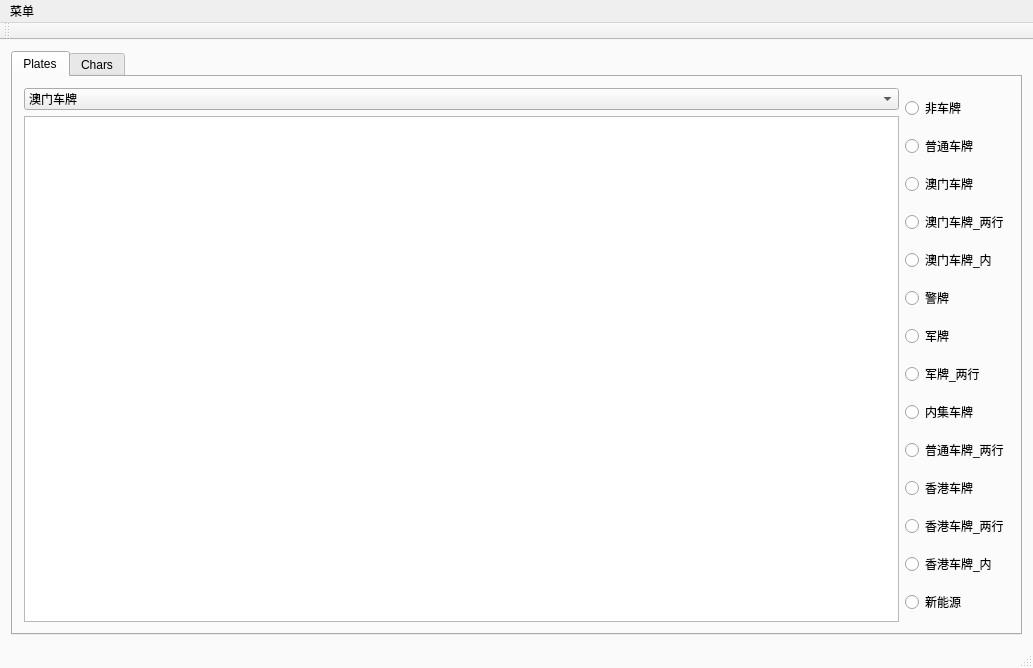
<?xml version="1.0" encoding="UTF-8"?>
<ui version="4.0">
 <class>ManualClassifyWindow</class>
 <widget class="QMainWindow" name="ManualClassifyWindow">
  <property name="geometry">
   <rect>
    <x>0</x>
    <y>0</y>
    <width>1033</width>
    <height>668</height>
   </rect>
  </property>
  <property name="windowTitle">
   <string>Check</string>
  </property>
  <property name="styleSheet">
   <string notr="true">QMainWindow
{
	background:rgb(250, 250, 250)
}</string>
  </property>
  <widget class="QWidget" name="centralWidget">
   <layout class="QHBoxLayout" name="horizontalLayout_4">
    <item>
     <widget class="QTabWidget" name="tabWidget">
      <property name="currentIndex">
       <number>0</number>
      </property>
      <widget class="QWidget" name="tab">
       <attribute name="title">
        <string>Plates</string>
       </attribute>
       <layout class="QHBoxLayout" name="horizontalLayout_3">
        <item>
         <layout class="QHBoxLayout" name="horizontalLayout_2">
          <item>
           <layout class="QVBoxLayout" name="verticalLayout">
            <item>
             <widget class="QComboBox" name="comboBox">
              <item>
               <property name="text">
                <string>澳门车牌</string>
               </property>
              </item>
              <item>
               <property name="text">
                <string>澳门车牌_两行</string>
               </property>
              </item>
              <item>
               <property name="text">
                <string>澳门车牌_内</string>
               </property>
              </item>
              <item>
               <property name="text">
                <string>非车牌</string>
               </property>
              </item>
              <item>
               <property name="text">
                <string>警牌</string>
               </property>
              </item>
              <item>
               <property name="text">
                <string>军牌</string>
               </property>
              </item>
              <item>
               <property name="text">
                <string>军牌_两行</string>
               </property>
              </item>
              <item>
               <property name="text">
                <string>内集车牌</string>
               </property>
              </item>
              <item>
               <property name="text">
                <string>普通车牌</string>
               </property>
              </item>
              <item>
               <property name="text">
                <string>普通车牌_两行</string>
               </property>
              </item>
              <item>
               <property name="text">
                <string>香港车牌</string>
               </property>
              </item>
              <item>
               <property name="text">
                <string>香港车牌_两行</string>
               </property>
              </item>
              <item>
               <property name="text">
                <string>香港车牌_内</string>
               </property>
              </item>
              <item>
               <property name="text">
                <string>新能源</string>
               </property>
              </item>
             </widget>
            </item>
            <item>
             <widget class="QListWidget" name="imageShowWidget"/>
            </item>
           </layout>
          </item>
          <item>
           <layout class="QVBoxLayout" name="verticalLayout_2">
            <item>
             <widget class="QRadioButton" name="nonPlateButton">
              <property name="text">
               <string>非车牌</string>
              </property>
             </widget>
            </item>
            <item>
             <widget class="QRadioButton" name="normalplateButton">
              <property name="text">
               <string>普通车牌</string>
              </property>
             </widget>
            </item>
            <item>
             <widget class="QRadioButton" name="aomenplateButton">
              <property name="text">
               <string>澳门车牌</string>
              </property>
             </widget>
            </item>
            <item>
             <widget class="QRadioButton" name="anmeoTwoplateButton">
              <property name="text">
               <string>澳门车牌_两行</string>
              </property>
             </widget>
            </item>
            <item>
             <widget class="QRadioButton" name="aomenInsideButton">
              <property name="text">
               <string>澳门车牌_内</string>
              </property>
             </widget>
            </item>
            <item>
             <widget class="QRadioButton" name="jinPlateButton">
              <property name="text">
               <string>警牌</string>
              </property>
             </widget>
            </item>
            <item>
             <widget class="QRadioButton" name="junPlateButton">
              <property name="text">
               <string>军牌</string>
              </property>
             </widget>
            </item>
            <item>
             <widget class="QRadioButton" name="junTwoButton">
              <property name="text">
               <string>军牌_两行</string>
              </property>
             </widget>
            </item>
            <item>
             <widget class="QRadioButton" name="insidePlateButton">
              <property name="text">
               <string>内集车牌</string>
              </property>
             </widget>
            </item>
            <item>
             <widget class="QRadioButton" name="normalTwoButton">
              <property name="text">
               <string>普通车牌_两行</string>
              </property>
             </widget>
            </item>
            <item>
             <widget class="QRadioButton" name="xiangganButton">
              <property name="text">
               <string>香港车牌</string>
              </property>
             </widget>
            </item>
            <item>
             <widget class="QRadioButton" name="xianggangTwoButton">
              <property name="text">
               <string>香港车牌_两行</string>
              </property>
             </widget>
            </item>
            <item>
             <widget class="QRadioButton" name="xianggangInsideButton">
              <property name="text">
               <string>香港车牌_内</string>
              </property>
             </widget>
            </item>
            <item>
             <widget class="QRadioButton" name="newEnergyPlateButton">
              <property name="text">
               <string>新能源</string>
              </property>
             </widget>
            </item>
           </layout>
          </item>
         </layout>
        </item>
       </layout>
      </widget>
      <widget class="QWidget" name="tab_2">
       <attribute name="title">
        <string>Chars</string>
       </attribute>
       <layout class="QHBoxLayout" name="horizontalLayout_7">
        <item>
         <layout class="QHBoxLayout" name="horizontalLayout_5">
          <item>
           <layout class="QVBoxLayout" name="verticalLayout_3">
            <item>
             <widget class="QTabWidget" name="tabWidget_allchars">
              <property name="currentIndex">
               <number>2</number>
              </property>
              <widget class="QWidget" name="tab_3">
               <attribute name="title">
                <string>数字</string>
               </attribute>
               <layout class="QVBoxLayout" name="verticalLayout_4">
                <item>
                 <widget class="QComboBox" name="comboBox_number">
                  <item>
                   <property name="text">
                    <string>_0</string>
                   </property>
                  </item>
                  <item>
                   <property name="text">
                    <string>_1</string>
                   </property>
                  </item>
                  <item>
                   <property name="text">
                    <string>_2</string>
                   </property>
                  </item>
                  <item>
                   <property name="text">
                    <string>_3</string>
                   </property>
                  </item>
                  <item>
                   <property name="text">
                    <string>_4</string>
                   </property>
                  </item>
                  <item>
                   <property name="text">
                    <string>_5</string>
                   </property>
                  </item>
                  <item>
                   <property name="text">
                    <string>_6</string>
                   </property>
                  </item>
                  <item>
                   <property name="text">
                    <string>_7</string>
                   </property>
                  </item>
                  <item>
                   <property name="text">
                    <string>_8</string>
                   </property>
                  </item>
                  <item>
                   <property name="text">
                    <string>_9</string>
                   </property>
                  </item>
                 </widget>
                </item>
               </layout>
              </widget>
              <widget class="QWidget" name="tab_4">
               <attribute name="title">
                <string>字母</string>
               </attribute>
               <layout class="QHBoxLayout" name="horizontalLayout_6">
                <item>
                 <layout class="QVBoxLayout" name="verticalLayout_7">
                  <item>
                   <widget class="QComboBox" name="comboBox_char">
                    <item>
                     <property name="text">
                      <string>A</string>
                     </property>
                    </item>
                    <item>
                     <property name="text">
                      <string>B</string>
                     </property>
                    </item>
                    <item>
                     <property name="text">
                      <string>C</string>
                     </property>
                    </item>
                    <item>
                     <property name="text">
                      <string>D</string>
                     </property>
                    </item>
                    <item>
                     <property name="text">
                      <string>E</string>
                     </property>
                    </item>
                    <item>
                     <property name="text">
                      <string>F</string>
                     </property>
                    </item>
                    <item>
                     <property name="text">
                      <string>G</string>
                     </property>
                    </item>
                    <item>
                     <property name="text">
                      <string>H</string>
                     </property>
                    </item>
                    <item>
                     <property name="text">
                      <string>I</string>
                     </property>
                    </item>
                    <item>
                     <property name="text">
                      <string>J</string>
                     </property>
                    </item>
                    <item>
                     <property name="text">
                      <string>K</string>
                     </property>
                    </item>
                    <item>
                     <property name="text">
                      <string>L</string>
                     </property>
                    </item>
                    <item>
                     <property name="text">
                      <string>M</string>
                     </property>
                    </item>
                    <item>
                     <property name="text">
                      <string>N</string>
                     </property>
                    </item>
                    <item>
                     <property name="text">
                      <string>O</string>
                     </property>
                    </item>
                    <item>
                     <property name="text">
                      <string>P</string>
                     </property>
                    </item>
                    <item>
                     <property name="text">
                      <string>Q</string>
                     </property>
                    </item>
                    <item>
                     <property name="text">
                      <string>R</string>
                     </property>
                    </item>
                    <item>
                     <property name="text">
                      <string>S</string>
                     </property>
                    </item>
                    <item>
                     <property name="text">
                      <string>T</string>
                     </property>
                    </item>
                    <item>
                     <property name="text">
                      <string>U</string>
                     </property>
                    </item>
                    <item>
                     <property name="text">
                      <string>V</string>
                     </property>
                    </item>
                    <item>
                     <property name="text">
                      <string>W</string>
                     </property>
                    </item>
                    <item>
                     <property name="text">
                      <string>X</string>
                     </property>
                    </item>
                    <item>
                     <property name="text">
                      <string>Y</string>
                     </property>
                    </item>
                    <item>
                     <property name="text">
                      <string>Z</string>
                     </property>
                    </item>
                   </widget>
                  </item>
                 </layout>
                </item>
               </layout>
              </widget>
              <widget class="QWidget" name="tab_5">
               <attribute name="title">
                <string>汉字</string>
               </attribute>
               <layout class="QHBoxLayout" name="horizontalLayout_8">
                <item>
                 <widget class="QComboBox" name="comboBox_chineseChar">
                  <item>
                   <property name="text">
                    <string>澳</string>
                   </property>
                  </item>
                  <item>
                   <property name="text">
                    <string>藏</string>
                   </property>
                  </item>
                  <item>
                   <property name="text">
                    <string>川</string>
                   </property>
                  </item>
                  <item>
                   <property name="text">
                    <string>点</string>
                   </property>
                  </item>
                  <item>
                   <property name="text">
                    <string>鄂</string>
                   </property>
                  </item>
                  <item>
                   <property name="text">
                    <string>非字符</string>
                   </property>
                  </item>
                  <item>
                   <property name="text">
                    <string>甘</string>
                   </property>
                  </item>
                  <item>
                   <property name="text">
                    <string>赣</string>
                   </property>
                  </item>
                  <item>
                   <property name="text">
                    <string>港</string>
                   </property>
                  </item>
                  <item>
                   <property name="text">
                    <string>贵</string>
                   </property>
                  </item>
                  <item>
                   <property name="text">
                    <string>桂</string>
                   </property>
                  </item>
                  <item>
                   <property name="text">
                    <string>黑</string>
                   </property>
                  </item>
                  <item>
                   <property name="text">
                    <string>沪</string>
                   </property>
                  </item>
                  <item>
                   <property name="text">
                    <string>吉</string>
                   </property>
                  </item>
                  <item>
                   <property name="text">
                    <string>冀</string>
                   </property>
                  </item>
                  <item>
                   <property name="text">
                    <string>津</string>
                   </property>
                  </item>
                  <item>
                   <property name="text">
                    <string>晋</string>
                   </property>
                  </item>
                  <item>
                   <property name="text">
                    <string>京</string>
                   </property>
                  </item>
                  <item>
                   <property name="text">
                    <string>警</string>
                   </property>
                  </item>
                  <item>
                   <property name="text">
                    <string>辽</string>
                   </property>
                  </item>
                  <item>
                   <property name="text">
                    <string>鲁</string>
                   </property>
                  </item>
                  <item>
                   <property name="text">
                    <string>蒙</string>
                   </property>
                  </item>
                  <item>
                   <property name="text">
                    <string>闽</string>
                   </property>
                  </item>
                  <item>
                   <property name="text">
                    <string>宁</string>
                   </property>
                  </item>
                  <item>
                   <property name="text">
                    <string>青</string>
                   </property>
                  </item>
                  <item>
                   <property name="text">
                    <string>琼</string>
                   </property>
                  </item>
                  <item>
                   <property name="text">
                    <string>陕</string>
                   </property>
                  </item>
                  <item>
                   <property name="text">
                    <string>苏</string>
                   </property>
                  </item>
                  <item>
                   <property name="text">
                    <string>穗</string>
                   </property>
                  </item>
                  <item>
                   <property name="text">
                    <string>皖</string>
                   </property>
                  </item>
                  <item>
                   <property name="text">
                    <string>湘</string>
                   </property>
                  </item>
                  <item>
                   <property name="text">
                    <string>新</string>
                   </property>
                  </item>
                  <item>
                   <property name="text">
                    <string>渝</string>
                   </property>
                  </item>
                  <item>
                   <property name="text">
                    <string>豫</string>
                   </property>
                  </item>
                  <item>
                   <property name="text">
                    <string>粤</string>
                   </property>
                  </item>
                  <item>
                   <property name="text">
                    <string>云</string>
                   </property>
                  </item>
                  <item>
                   <property name="text">
                    <string>浙</string>
                   </property>
                  </item>
                 </widget>
                </item>
               </layout>
              </widget>
             </widget>
            </item>
            <item>
             <widget class="QListWidget" name="charListWidget">
              <property name="minimumSize">
               <size>
                <width>0</width>
                <height>450</height>
               </size>
              </property>
             </widget>
            </item>
           </layout>
          </item>
          <item>
           <layout class="QHBoxLayout" name="horizontalLayout">
            <item>
             <layout class="QVBoxLayout" name="verticalLayout_6">
              <item>
               <widget class="QRadioButton" name="radioButton_0">
                <property name="text">
                 <string>_0</string>
                </property>
               </widget>
              </item>
              <item>
               <widget class="QRadioButton" name="radioButton_1">
                <property name="text">
                 <string>_1</string>
                </property>
               </widget>
              </item>
              <item>
               <widget class="QRadioButton" name="radioButton_2">
                <property name="text">
                 <string>_2</string>
                </property>
               </widget>
              </item>
              <item>
               <widget class="QRadioButton" name="radioButton_3">
                <property name="text">
                 <string>_3</string>
                </property>
               </widget>
              </item>
              <item>
               <widget class="QRadioButton" name="radioButton_4">
                <property name="text">
                 <string>_4</string>
                </property>
               </widget>
              </item>
              <item>
               <widget class="QRadioButton" name="radioButton_5">
                <property name="text">
                 <string>_5</string>
                </property>
               </widget>
              </item>
              <item>
               <widget class="QRadioButton" name="radioButton_6">
                <property name="text">
                 <string>_6</string>
                </property>
               </widget>
              </item>
              <item>
               <widget class="QRadioButton" name="radioButton_7">
                <property name="text">
                 <string>_7</string>
                </property>
               </widget>
              </item>
              <item>
               <widget class="QRadioButton" name="radioButton_8">
                <property name="text">
                 <string>_8</string>
                </property>
               </widget>
              </item>
              <item>
               <widget class="QRadioButton" name="radioButton_9">
                <property name="text">
                 <string>_9</string>
                </property>
               </widget>
              </item>
             </layout>
            </item>
            <item>
             <layout class="QVBoxLayout" name="verticalLayout_8">
              <item>
               <widget class="QRadioButton" name="radioButton_A">
                <property name="text">
                 <string>A</string>
                </property>
               </widget>
              </item>
              <item>
               <widget class="QRadioButton" name="radioButton_B">
                <property name="text">
                 <string>B</string>
                </property>
               </widget>
              </item>
              <item>
               <widget class="QRadioButton" name="radioButton_C">
                <property name="text">
                 <string>C</string>
                </property>
               </widget>
              </item>
              <item>
               <widget class="QRadioButton" name="radioButton_D">
                <property name="text">
                 <string>D</string>
                </property>
               </widget>
              </item>
              <item>
               <widget class="QRadioButton" name="radioButton_E">
                <property name="text">
                 <string>E</string>
                </property>
               </widget>
              </item>
              <item>
               <widget class="QRadioButton" name="radioButton_F">
                <property name="text">
                 <string>F</string>
                </property>
               </widget>
              </item>
              <item>
               <widget class="QRadioButton" name="radioButton_G">
                <property name="text">
                 <string>G</string>
                </property>
               </widget>
              </item>
              <item>
               <widget class="QRadioButton" name="radioButton_H">
                <property name="text">
                 <string>H</string>
                </property>
               </widget>
              </item>
              <item>
               <widget class="QRadioButton" name="radioButton_I">
                <property name="text">
                 <string>I</string>
                </property>
               </widget>
              </item>
              <item>
               <widget class="QRadioButton" name="radioButton_J">
                <property name="text">
                 <string>J</string>
                </property>
               </widget>
              </item>
              <item>
               <widget class="QRadioButton" name="radioButton_K">
                <property name="text">
                 <string>K</string>
                </property>
               </widget>
              </item>
              <item>
               <widget class="QRadioButton" name="radioButton_L">
                <property name="text">
                 <string>L</string>
                </property>
               </widget>
              </item>
              <item>
               <widget class="QRadioButton" name="radioButton_M">
                <property name="text">
                 <string>M</string>
                </property>
               </widget>
              </item>
             </layout>
            </item>
            <item>
             <layout class="QVBoxLayout" name="verticalLayout_9">
              <item>
               <widget class="QRadioButton" name="radioButton_N">
                <property name="text">
                 <string>N</string>
                </property>
               </widget>
              </item>
              <item>
               <widget class="QRadioButton" name="radioButton_O">
                <property name="text">
                 <string>O</string>
                </property>
               </widget>
              </item>
              <item>
               <widget class="QRadioButton" name="radioButton_P">
                <property name="text">
                 <string>P</string>
                </property>
               </widget>
              </item>
              <item>
               <widget class="QRadioButton" name="radioButton_Q">
                <property name="text">
                 <string>Q</string>
                </property>
               </widget>
              </item>
              <item>
               <widget class="QRadioButton" name="radioButton_R">
                <property name="text">
                 <string>R</string>
                </property>
               </widget>
              </item>
              <item>
               <widget class="QRadioButton" name="radioButton_S">
                <property name="text">
                 <string>S</string>
                </property>
               </widget>
              </item>
              <item>
               <widget class="QRadioButton" name="radioButton_T">
                <property name="text">
                 <string>T</string>
                </property>
               </widget>
              </item>
              <item>
               <widget class="QRadioButton" name="radioButton_U">
                <property name="text">
                 <string>U</string>
                </property>
               </widget>
              </item>
              <item>
               <widget class="QRadioButton" name="radioButton_V">
                <property name="text">
                 <string>V</string>
                </property>
               </widget>
              </item>
              <item>
               <widget class="QRadioButton" name="radioButton_W">
                <property name="text">
                 <string>W</string>
                </property>
               </widget>
              </item>
              <item>
               <widget class="QRadioButton" name="radioButton_X">
                <property name="text">
                 <string>X</string>
                </property>
               </widget>
              </item>
              <item>
               <widget class="QRadioButton" name="radioButton_Y">
                <property name="text">
                 <string>Y</string>
                </property>
               </widget>
              </item>
              <item>
               <widget class="QRadioButton" name="radioButton_Z">
                <property name="text">
                 <string>Z</string>
                </property>
               </widget>
              </item>
             </layout>
            </item>
            <item>
             <layout class="QVBoxLayout" name="verticalLayout_12">
              <item>
               <widget class="QRadioButton" name="radioButton_jin1">
                <property name="text">
                 <string>津</string>
                </property>
               </widget>
              </item>
              <item>
               <widget class="QRadioButton" name="radioButton_jin4">
                <property name="text">
                 <string>晋</string>
                </property>
               </widget>
              </item>
              <item>
               <widget class="QRadioButton" name="radioButton_jing1">
                <property name="text">
                 <string>京</string>
                </property>
               </widget>
              </item>
              <item>
               <widget class="QRadioButton" name="radioButton_jing3">
                <property name="text">
                 <string>警</string>
                </property>
               </widget>
              </item>
              <item>
               <widget class="QRadioButton" name="radioButton_liao">
                <property name="text">
                 <string>辽</string>
                </property>
               </widget>
              </item>
              <item>
               <widget class="QRadioButton" name="radioButton_lu">
                <property name="text">
                 <string>鲁</string>
                </property>
               </widget>
              </item>
              <item>
               <widget class="QRadioButton" name="radioButton_meng">
                <property name="text">
                 <string>蒙</string>
                </property>
               </widget>
              </item>
              <item>
               <widget class="QRadioButton" name="radioButton_min">
                <property name="text">
                 <string>闽</string>
                </property>
               </widget>
              </item>
              <item>
               <widget class="QRadioButton" name="radioButton_ning">
                <property name="text">
                 <string>宁</string>
                </property>
               </widget>
              </item>
              <item>
               <widget class="QRadioButton" name="radioButton_qing">
                <property name="text">
                 <string>青</string>
                </property>
               </widget>
              </item>
              <item>
               <widget class="QRadioButton" name="radioButton_qiong">
                <property name="text">
                 <string>琼</string>
                </property>
               </widget>
              </item>
              <item>
               <widget class="QRadioButton" name="radioButton_shan">
                <property name="text">
                 <string>陕</string>
                </property>
               </widget>
              </item>
              <item>
               <widget class="QRadioButton" name="radioButton_su">
                <property name="text">
                 <string>苏</string>
                </property>
               </widget>
              </item>
             </layout>
            </item>
            <item>
             <layout class="QVBoxLayout" name="verticalLayout_11">
              <item>
               <widget class="QRadioButton" name="radioButton_ao">
                <property name="text">
                 <string>澳</string>
                </property>
               </widget>
              </item>
              <item>
               <widget class="QRadioButton" name="radioButton_zang">
                <property name="text">
                 <string>藏</string>
                </property>
               </widget>
              </item>
              <item>
               <widget class="QRadioButton" name="radioButton_chuan">
                <property name="text">
                 <string>川</string>
                </property>
               </widget>
              </item>
              <item>
               <widget class="QRadioButton" name="radioButton_e">
                <property name="text">
                 <string>鄂</string>
                </property>
               </widget>
              </item>
              <item>
               <widget class="QRadioButton" name="radioButton_gan1">
                <property name="text">
                 <string>甘</string>
                </property>
               </widget>
              </item>
              <item>
               <widget class="QRadioButton" name="radioButton_gan4">
                <property name="text">
                 <string>赣</string>
                </property>
               </widget>
              </item>
              <item>
               <widget class="QRadioButton" name="radioButton_gang">
                <property name="text">
                 <string>港</string>
                </property>
               </widget>
              </item>
              <item>
               <widget class="QRadioButton" name="radioButton_gui">
                <property name="text">
                 <string>贵</string>
                </property>
               </widget>
              </item>
              <item>
               <widget class="QRadioButton" name="radioButton_mugui">
                <property name="text">
                 <string>桂</string>
                </property>
               </widget>
              </item>
              <item>
               <widget class="QRadioButton" name="radioButton_hei">
                <property name="text">
                 <string>黑</string>
                </property>
               </widget>
              </item>
              <item>
               <widget class="QRadioButton" name="radioButton_hu">
                <property name="text">
                 <string>沪</string>
                </property>
               </widget>
              </item>
              <item>
               <widget class="QRadioButton" name="radioButton_ji">
                <property name="text">
                 <string>吉</string>
                </property>
               </widget>
              </item>
              <item>
               <widget class="QRadioButton" name="radioButton_ji4">
                <property name="text">
                 <string>冀</string>
                </property>
               </widget>
              </item>
             </layout>
            </item>
            <item>
             <layout class="QVBoxLayout" name="verticalLayout_13">
              <item>
               <widget class="QRadioButton" name="radioButton_sui">
                <property name="text">
                 <string>穗</string>
                </property>
               </widget>
              </item>
              <item>
               <widget class="QRadioButton" name="radioButton_wan">
                <property name="text">
                 <string>皖</string>
                </property>
               </widget>
              </item>
              <item>
               <widget class="QRadioButton" name="radioButton_xiang">
                <property name="text">
                 <string>湘</string>
                </property>
               </widget>
              </item>
              <item>
               <widget class="QRadioButton" name="radioButton_xin">
                <property name="text">
                 <string>新</string>
                </property>
               </widget>
              </item>
              <item>
               <widget class="QRadioButton" name="radioButton_yu">
                <property name="text">
                 <string>渝</string>
                </property>
               </widget>
              </item>
              <item>
               <widget class="QRadioButton" name="radioButton_yu_2">
                <property name="text">
                 <string>豫</string>
                </property>
               </widget>
              </item>
              <item>
               <widget class="QRadioButton" name="radioButton_yue">
                <property name="text">
                 <string>粤</string>
                </property>
               </widget>
              </item>
              <item>
               <widget class="QRadioButton" name="radioButton_yun">
                <property name="text">
                 <string>云</string>
                </property>
               </widget>
              </item>
              <item>
               <widget class="QRadioButton" name="radioButton_zhe">
                <property name="text">
                 <string>浙</string>
                </property>
               </widget>
              </item>
              <item>
               <widget class="QRadioButton" name="radioButton_dian">
                <property name="text">
                 <string>点</string>
                </property>
               </widget>
              </item>
              <item>
               <widget class="QRadioButton" name="radioButton_nonchar">
                <property name="text">
                 <string>非字符</string>
                </property>
               </widget>
              </item>
             </layout>
            </item>
           </layout>
          </item>
         </layout>
        </item>
       </layout>
      </widget>
     </widget>
    </item>
   </layout>
  </widget>
  <widget class="QMenuBar" name="menuBar">
   <property name="geometry">
    <rect>
     <x>0</x>
     <y>0</y>
     <width>1033</width>
     <height>26</height>
    </rect>
   </property>
   <widget class="QMenu" name="menu">
    <property name="title">
     <string>菜单</string>
    </property>
    <addaction name="actionopenFolder"/>
   </widget>
   <addaction name="menu"/>
  </widget>
  <widget class="QToolBar" name="mainToolBar">
   <attribute name="toolBarArea">
    <enum>TopToolBarArea</enum>
   </attribute>
   <attribute name="toolBarBreak">
    <bool>false</bool>
   </attribute>
  </widget>
  <widget class="QStatusBar" name="statusBar"/>
  <action name="actionopenFolder">
   <property name="icon">
    <iconset resource="res.qrc">
     <normaloff>:/icons/resourceFiles/dakai.png</normaloff>:/icons/resourceFiles/dakai.png</iconset>
   </property>
   <property name="text">
    <string>openFolder</string>
   </property>
  </action>
 </widget>
 <layoutdefault spacing="6" margin="11"/>
 <resources>
  <include location="res.qrc"/>
 </resources>
 <connections/>
</ui>
